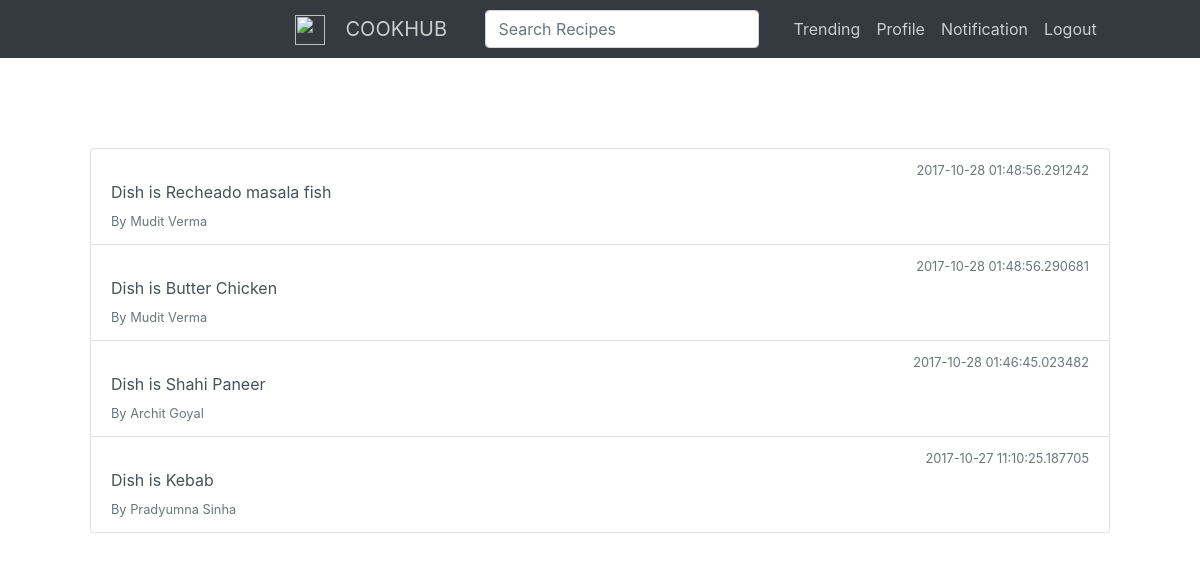
/notification (signed in), run on the app's committed database.
### dbrun.py (models this page shows)
class Notification(db.Model):
	id = db.Column(db.Integer, primary_key=True , autoincrement = True)
	ntype = db.Column(db.String(20) , nullable = False)
	cookid = db.Column(db.Integer , db.ForeignKey('cooks.id'), nullable=False)
	timestamp = db.Column(db.DateTime, default=datetime.datetime.utcnow)
	sender = db.Column(db.Integer , db.ForeignKey('person.id'), nullable = False)

class Cooks(db.Model):
	id = db.Column(db.Integer , primary_key = True, autoincrement=True)
	name = db.Column(db.String(30),nullable=False)
	preptime = db.Column(db.Integer,nullable=False)
	ctype = db.Column(db.String(30),nullable=False)
	cost = db.Column(db.Integer,nullable=False)
	region = db.Column(db.String(30),nullable=False)
	public = db.Column(db.String(1),nullable=False)
	image = db.Column(db.String(300))
	description = db.Column(db.String(200) , default='None Provided.')
	star = db.Column(db.Integer, default=0)
	stages = db.relationship('Stages',backref='cook',lazy=True)
	personid = db.Column(db.Integer,db.ForeignKey('person.id'),nullable=False)

class Person(db.Model):
	id = db.Column(db.Integer , primary_key = True )
	email = db.Column(db.String(80), unique=True)
	password = db.Column(db.String(30),nullable=False)
	name = db.Column(db.String(30),nullable=False)
	location = db.Column(db.String(30),nullable=False)
	recruitment = db.Column(db.String(1),nullable=False)
	age = db.Column(db.Integer,nullable=False)
	gender = db.Column(db.String(1),nullable=False)
	expertise = db.Column(db.String(15),nullable=False)
	image = db.Column(db.String(300))
	mycooks = db.relationship('Cooks', backref='person', lazy=True)

### main.py (the view)
@app.route('/notification')
@login_required
def notification():
	i = g.user
	txt = 'select * from notification where cookid in (select id from cooks where personid = '+str(i)+') order by timestamp desc'
	mynotifs = db.engine.execute(txt)
	notif = []
	for n in mynotifs :
		print n.ntype , n.timestamp , n.sender , n.cookid,
		cook = Cooks.query.filter_by(id=n.cookid).first()
		print cook.name,
		send_er = Person.query.filter_by(id=n.sender).first()
		print send_er.name
		nntype = n.ntype
		ntimestamp = n.timestamp
		nsendername = send_er.name
		nsenderid = n.sender
		ncook = cook.name
		n = Notify(nntype,ntimestamp,nsenderid,n.cookid,ncook,nsendername)
		notif.append(n)
	return render_template('after_login/notification.html',notif = notif , l = len(notif))

### main.py (called while the page is built)
def login_required(f):
    @wraps(f)
    def decorated_function(*args, **kwargs):
        if g.user is None:
        	flash('Login Required!')
        	return redirect(url_for('home'))
        return f(*args, **kwargs)
    return decorated_function

@app.before_request
def before_request():
	g.user = None
	if 'user' in session :
		g.user = session['user']

@app.after_request
def add_header(response):
	response.headers['Cache-Control'] = 'no-cache, no-store, must-revalidate'
	response.headers['Pragma'] = 'no-cache'
	response.headers['X-UA-Compatible'] = 'IE=Edge,chrome=1'
	if ('Cache-Control' not in response.headers):
		response.headers['Cache-Control'] = 'public, max-age=600'
	return response

### templates/after_login/notification.html (shortened to what this page needs)
{% extends "after_login/layout.html" %}
{% block body %}
<div class="list-group" style="padding:90px">
{% for n in notif %}
  <a href="#" class="list-group-item list-group-item-action flex-column align-items-start">
    <div class="d-flex w-100 justify-content-between">
      <small class="text-muted">{{ n.timestamp }}</small>
    </div>
    <p class="mb-1">Dish is {{ n.cookname }} </p>
    <small class="text-muted">By {{ n.sendername }} </small>
  </a>
{% endfor %}
</div>
{% endblock %}

### static/after_login/indexcss.css (style rules this page uses)
a { color: red ; }

### data on the page
Notification: timestamp "2017-10-28 01:48:56.291242"
Cooks: cookname "Recheado masala fish"
Person: sendername "Mudit Verma" "Mudit Verma"
Notification: timestamp "2017-10-28 01:48:56.290681"
Cooks: cookname "Butter Chicken"
Notification: timestamp "2017-10-28 01:46:45.023482"
Cooks: cookname "Shahi Paneer"
Person: sendername "Archit Goyal"
Notification: timestamp "2017-10-27 11:10:25.187705"
Cooks: cookname "Kebab"
Person: sendername "Pradyumna Sinha"
